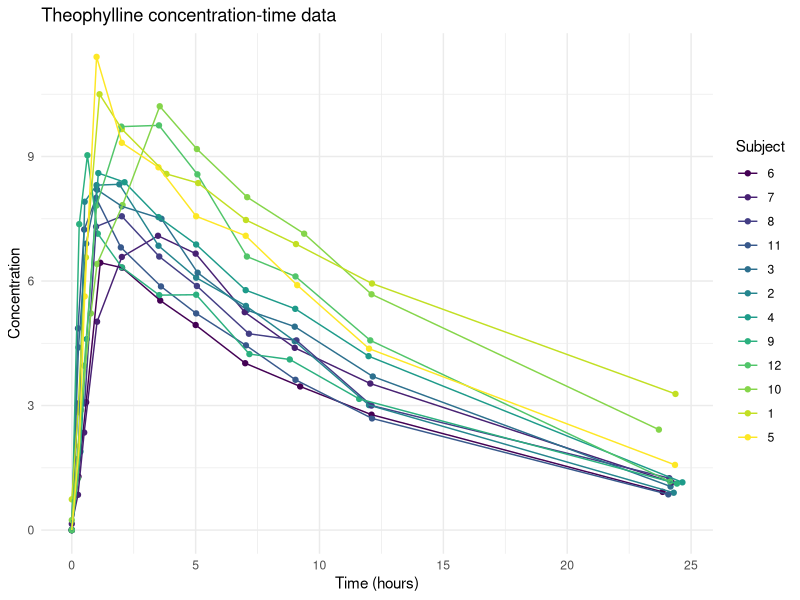
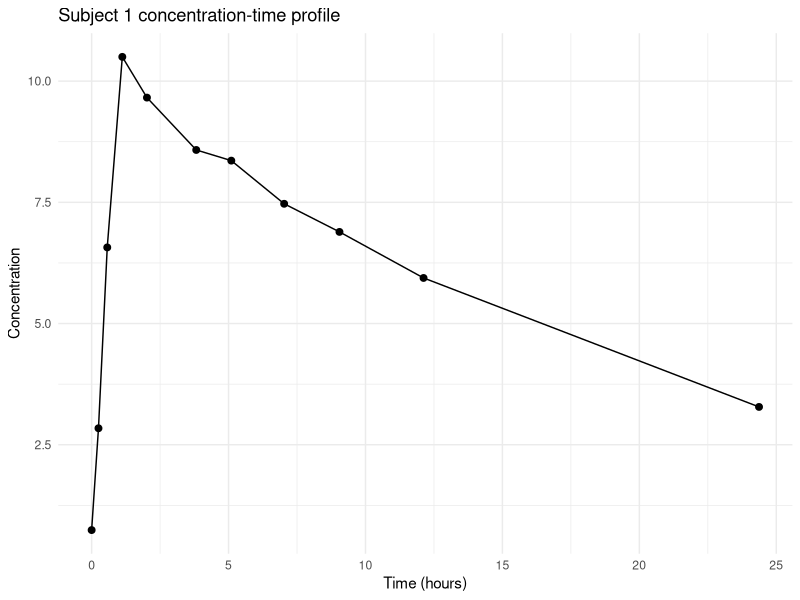
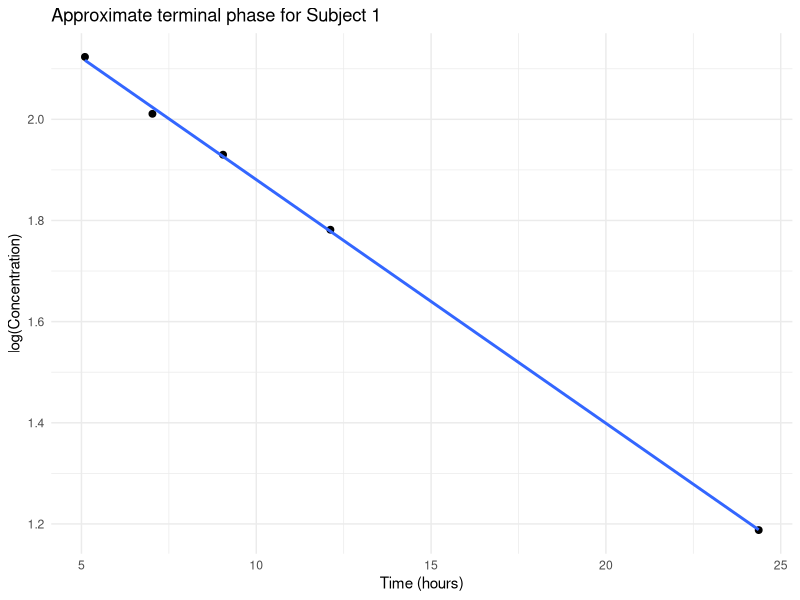
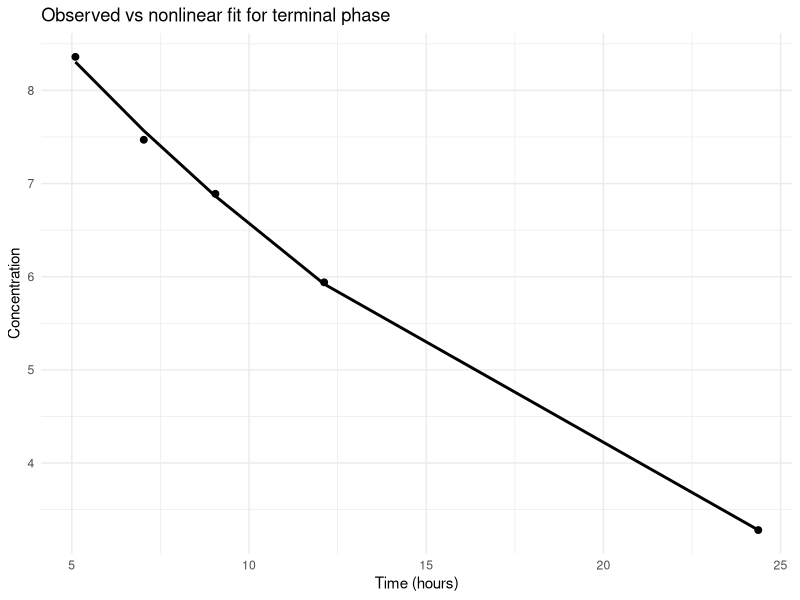
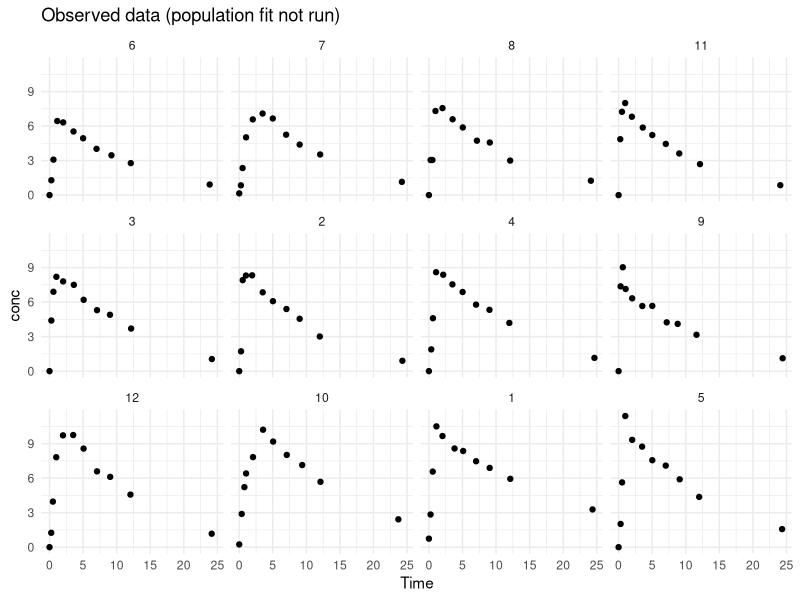
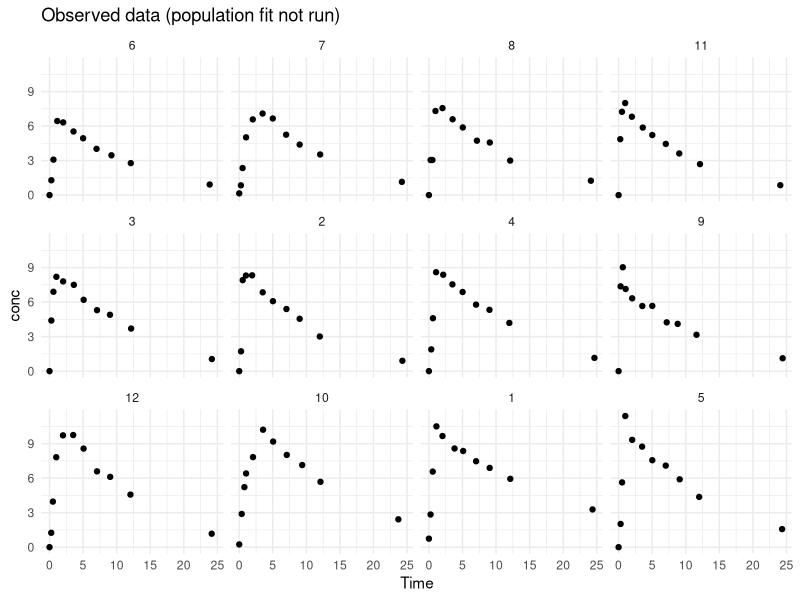
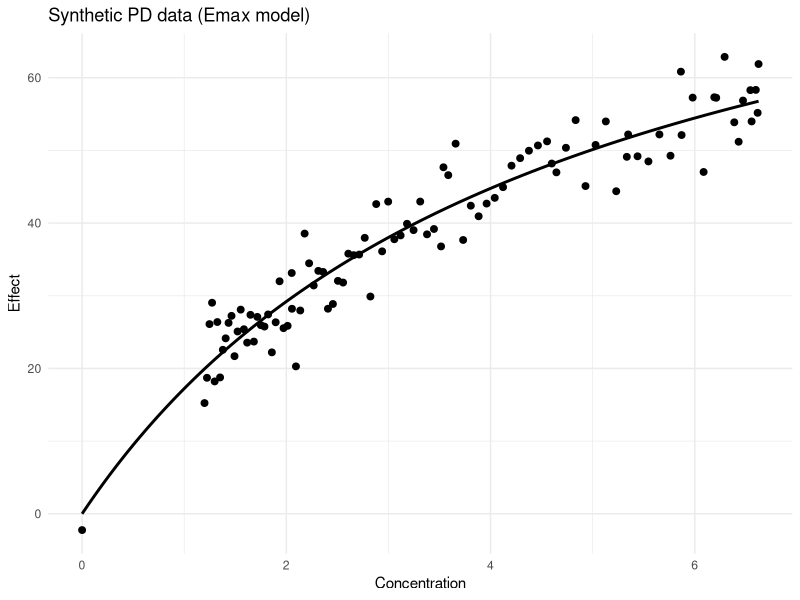

The R script that drew these images, in order:
## ---- chunk 1
# minimal R to view the dataset and make a plot
library(ggplot2)
data(Theoph)
head(Theoph)
## ---- chunk 2
Theoph
## ---- chunk 3
summary(Theoph)
## ---- chunk 4
library(ggplot2)

ggplot(Theoph, aes(x = Time, y = conc, group = Subject, color = Subject)) +
  geom_point() +
  geom_line() +
  labs(
    title = "Theophylline concentration-time data",
    x = "Time (hours)",
    y = "Concentration"
  ) +
  theme_minimal()
## ---- chunk 5
sub1 <- subset(Theoph, Subject == 1)

ggplot(sub1, aes(x = Time, y = conc)) +
  geom_point(size = 2) +
  geom_line() +
  labs(
    title = "Subject 1 concentration-time profile",
    x = "Time (hours)",
    y = "Concentration"
  ) +
  theme_minimal()
## ---- chunk 6
sub1_late <- subset(sub1, Time >= 4)

ggplot(sub1_late, aes(x = Time, y = log(conc))) +
  geom_point(size = 2) +
  geom_smooth(method = "lm", se = FALSE) +
  labs(
    title = "Approximate terminal phase for Subject 1",
    x = "Time (hours)",
    y = "log(Concentration)"
  ) +
  theme_minimal()
## ---- chunk 7
fit_lm <- lm(log(conc) ~ Time, data = sub1_late)
summary(fit_lm)
## ---- chunk 8
ke_hat_lm <- -coef(fit_lm)[["Time"]]
ke_hat_lm
## ---- chunk 9
t_half_lm <- log(2) / ke_hat_lm
t_half_lm
## ---- chunk 10
fit_nls_simple <- nls(
  conc ~ C0 * exp(-ke * Time),
  data = sub1_late,
  start = list(C0 = max(sub1_late$conc), ke = 0.1)
)

summary(fit_nls_simple)
## ---- chunk 11
sub1_late$pred_nls_simple <- predict(fit_nls_simple)

ggplot(sub1_late, aes(x = Time, y = conc)) +
  geom_point(size = 2) +
  geom_line(aes(y = pred_nls_simple), linewidth = 1) +
  labs(
    title = "Observed vs nonlinear fit for terminal phase",
    x = "Time (hours)",
    y = "Concentration"
  ) +
  theme_minimal()
## ---- chunk 12
# PK solution function for a single oral dose (one-compartment, first-order absorption)
pk_oral_1cmt <- function(Time, Dose, V, ka, ke) {
  if (abs(ka - ke) < .Machine$double.eps) {
    # guarded limit when ka ~ ke: use limit form
    (Dose * ka / V) * Time * exp(-ke * Time)
  } else {
    (Dose * ka) / (V * (ka - ke)) * (exp(-ke * Time) - exp(-ka * Time))
  }
}

# CL/V parameterization with log-parameters (preferred for PMx)
# one_comp_cl(Time, dose, lka, lCL, lV) models dose on the same scale as Theoph$Dose (mg/kg)
one_comp_cl <- function(Time, dose, lka, lCL, lV) {
  ka <- exp(lka)
  CL <- exp(lCL)
  V  <- exp(lV)
  k  <- CL / V
  (dose * ka / (V * (ka - k))) * (exp(-k * Time) - exp(-ka * Time))
}
## ---- chunk 13
# Plot individual vs population predictions only if nlme_model was created
if (exists("nlme_model")) {
  theoph_data$pred_individual <- fitted(nlme_model)
  theoph_data$pred_population <- predict(nlme_model, level = 0)

  ggplot(theoph_data, aes(Time, conc)) +
    geom_point() +
    geom_line(aes(y = pred_individual, group = Subject)) +
    geom_line(aes(y = pred_population, group = Subject), linetype = 2) +
    facet_wrap(~ Subject) +
    labs(
      title = "Nonlinear Mixed-Effects Fit: Individual (solid) vs Population (dashed)",
      y = "Concentration"
    ) +
    theme_minimal()
} else {
  ggplot(Theoph, aes(Time, conc)) +
    geom_point() +
    facet_wrap(~ Subject) +
    labs(title = "Observed data (population fit not run)") +
    theme_minimal()
}
## ---- chunk 14
if (exists("nlme_model")) {
  fe <- nlme::fixef(nlme_model)
  ka_pop <- exp(fe["lka"])
  CL_pop <- exp(fe["lCL"])
  V_pop  <- exp(fe["lV"])
  ke_pop <- CL_pop / V_pop
  tibble::tibble(
    ka_pop = ka_pop,
    CL_pop = CL_pop,
    V_pop  = V_pop,
    ke_pop = ke_pop,
    half_life_pop = log(2) / ke_pop
  )
}
## ---- chunk 15
# Plot individual vs population predictions only if nlme_model was created
if (exists("nlme_model")) {
  theoph_data$pred_individual <- fitted(nlme_model)
  theoph_data$pred_population <- predict(nlme_model, level = 0)

  ggplot(theoph_data, aes(Time, conc)) +
    geom_point() +
    geom_line(aes(y = pred_individual, group = Subject)) +
    geom_line(aes(y = pred_population, group = Subject), linetype = 2) +
    facet_wrap(~ Subject) +
    labs(
      title = "Nonlinear Mixed-Effects Fit: Individual (solid) vs Population (dashed)",
      y = "Concentration"
    ) +
    theme_minimal()
} else {
  ggplot(Theoph, aes(Time, conc)) +
    geom_point() +
    facet_wrap(~ Subject) +
    labs(title = "Observed data (population fit not run)") +
    theme_minimal()
}
## ---- chunk 16
if (exists("nlme_model")) {
  fe <- nlme::fixef(nlme_model)
  ka_pop <- exp(fe["lka"])
  CL_pop <- exp(fe["lCL"])
  V_pop  <- exp(fe["lV"])
  ke_pop <- CL_pop / V_pop
  tibble::tibble(
    ka_pop = ka_pop,
    CL_pop = CL_pop,
    V_pop  = V_pop,
    ke_pop = ke_pop,
    half_life_pop = log(2) / ke_pop
  )
}
## ---- chunk 17
# Create a time grid directly from the data (no dependency on earlier chunks)
time_grid <- data.frame(
  Time = seq(min(Theoph$Time), max(Theoph$Time), length.out = 100)
)

# Use a simple representative PK curve for demonstration
# (you could also use a fitted model if available)
Dose <- unique(Theoph$Dose)[1]
ka <- 1.2
CL <- 0.04
V  <- 0.5
ke <- CL / V

pk_oral <- function(t, Dose, V, ka, ke) {
  (Dose * ka / (V * (ka - ke))) * (exp(-ke * t) - exp(-ka * t))
}

time_grid$conc <- pk_oral(time_grid$Time, Dose, V, ka, ke)

# Now create synthetic PD data using analytic Emax
set.seed(123)

Emax_true <- 100
EC50_true <- 5

pd_dat <- time_grid
pd_dat$effect <- Emax_true * pd_dat$conc / (EC50_true + pd_dat$conc) +
  rnorm(nrow(pd_dat), sd = 4)

# Fit Emax model
fit_emax <- nls(
  effect ~ Emax * conc / (EC50 + conc),
  data = pd_dat,
  start = list(Emax = 100, EC50 = 5),
  control = nls.control(maxiter = 200, warnOnly = TRUE)
)

# Plot
conc_grid <- data.frame(
  conc = seq(min(pd_dat$conc), max(pd_dat$conc), length.out = 200)
)
conc_grid$effect_hat <- predict(fit_emax, newdata = conc_grid)

library(ggplot2)

ggplot(pd_dat, aes(x = conc, y = effect)) +
  geom_point(size = 2) +
  geom_line(data = conc_grid, aes(x = conc, y = effect_hat), linewidth = 1) +
  labs(
    title = "Synthetic PD data (Emax model)",
    x = "Concentration",
    y = "Effect"
  ) +
  theme_minimal()
